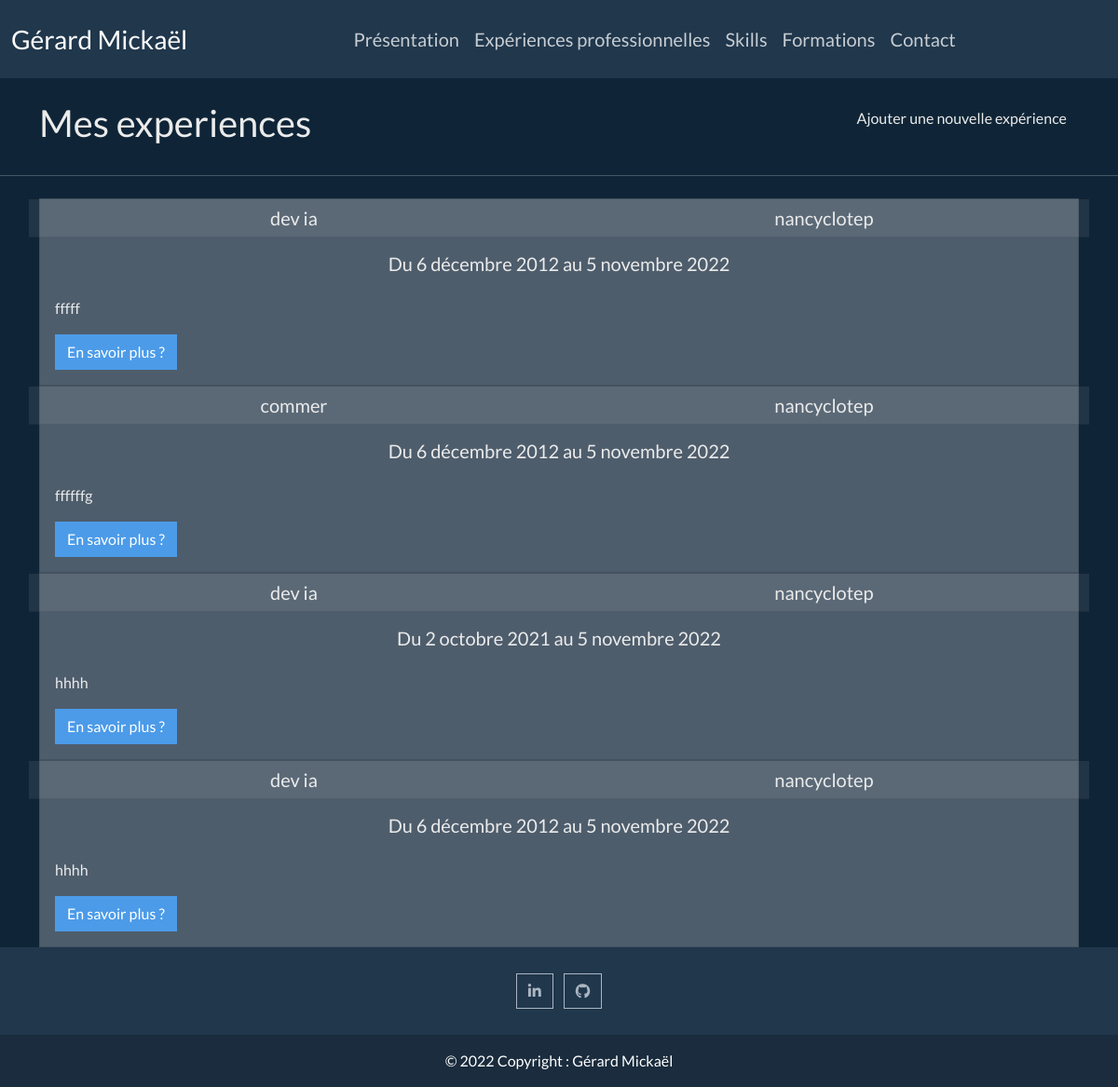
Before: /experience with the older database file.
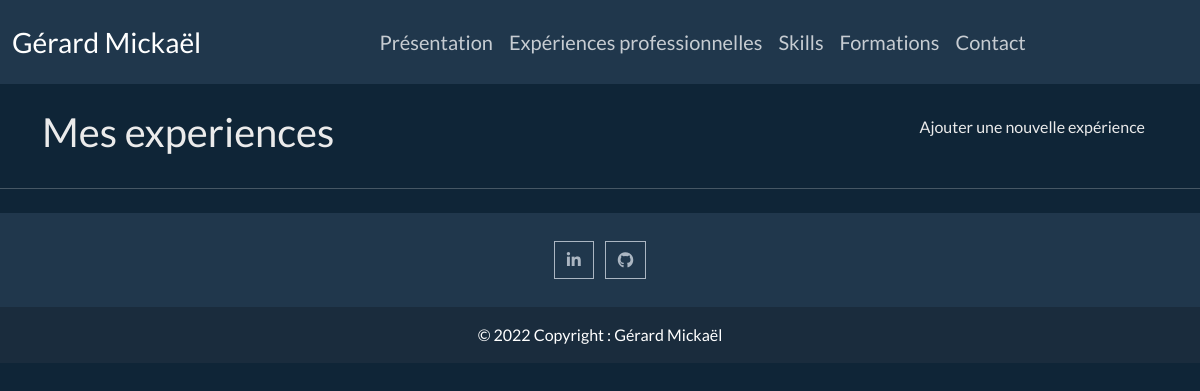
After: the same page with the newer database file.
### experience/models.py (models this page shows, shortened)
class ExperiencePro(models.Model):
    metier = models.CharField(max_length=150)
    societe = models.CharField(max_length=150)
    contenu = models.TextField()
    slug = models.SlugField(max_length=100)
    date_start = models.DateField()
    date_end = models.DateField()
    image = models.ImageField(default='default.jpg')

### experience/views.py (the view)
# urls.py: path('experience', views.experiences_pro, name='experiences'),
def experiences_pro(request):
    experiences = ExperiencePro.objects.all()
    return render(request, 'experience/experience.html', context={'experiences': experiences})

### experience/templates/experience/experience.html (shortened to what this page needs)
{% extends 'navbar_footer.html' %}
{% block contenu %}
<div class="container mt-4">
    <div class="row">
        <div class="col-lg-6 text-lg-start">
            <h1>Mes experiences</h1>
        </div>
        <div class="col-lg-6 text-lg-end">
            <a class="btn btn-black" href="{% url 'experiences:creer' %}">Ajouter une nouvelle expérience</a>
        </div>
    </div>
</div>
<hr class="my-4">
<div class="container">
    {% for experience in experiences %}
    <div class="card">
        <div class="row">
            <h5 class="card-header col-6 text-center">{{ experience.metier }}</h5>
            <h5 class="card-header col-6 text-center">{{ experience.societe }}</h5>
        </div>
        <div class="card-body text-truncate">
            <h5 class="card-title text-center mb-4">Du {{experience.date_start}} au {{experience.date_end}}</h5>
            <p class="card-text">{{experience.contenu}}</p>
            <a class="btn btn-primary" href="{% url 'experiences:experience' slug=experience.slug %}">En savoir plus
                ?</a>
        </div>
    </div>
    {% endfor %}
</div>
{% endblock %}

Changed rows visible on the page:
removed ExperiencePro: metier "dev ia", societe "nancyclotep", date_start "6 décembre 2012", date_end "5 novembre 2022", contenu "fffff"
removed ExperiencePro: metier "commer", societe "nancyclotep", date_start "6 décembre 2012", date_end "5 novembre 2022", contenu "ffffffg"
removed ExperiencePro: metier "dev ia", societe "nancyclotep", date_start "2 octobre 2021", date_end "5 novembre 2022", contenu "hhhh"
removed ExperiencePro: metier "dev ia", societe "nancyclotep", date_start "6 décembre 2012", date_end "5 novembre 2022", contenu "hhhh"
